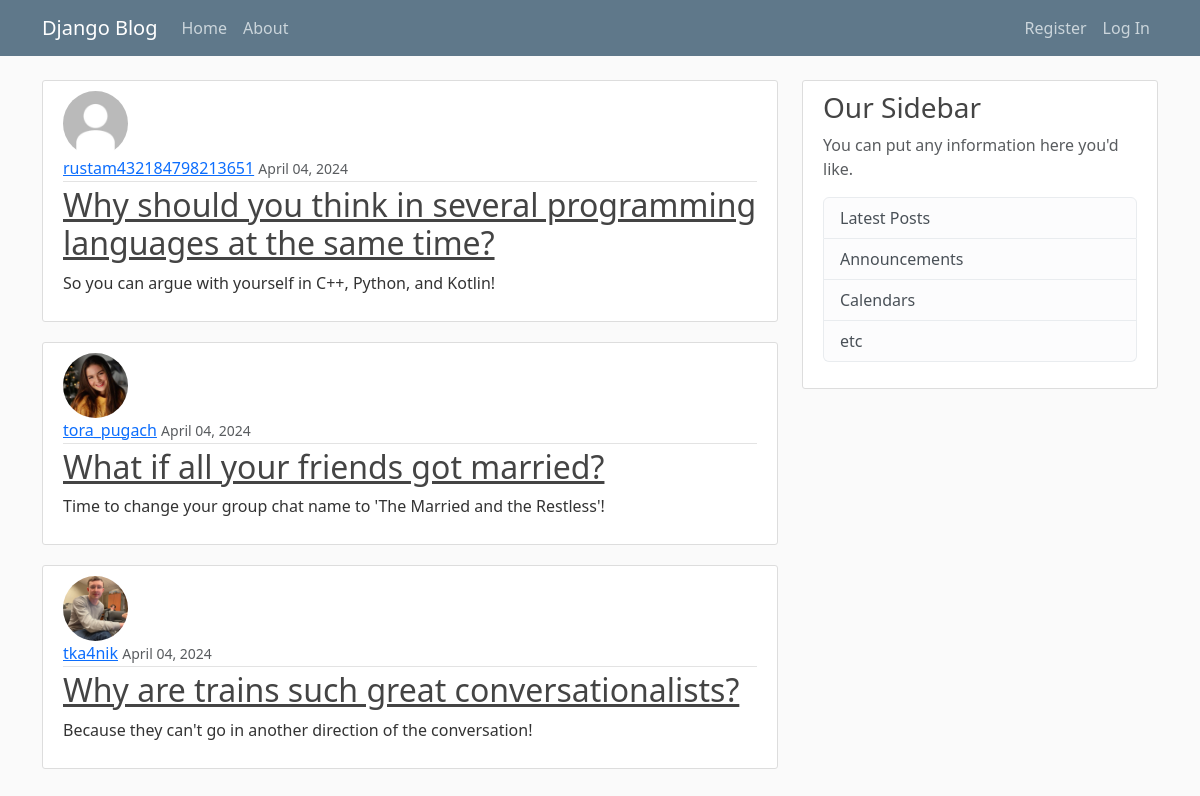
Before: / with the older database file.
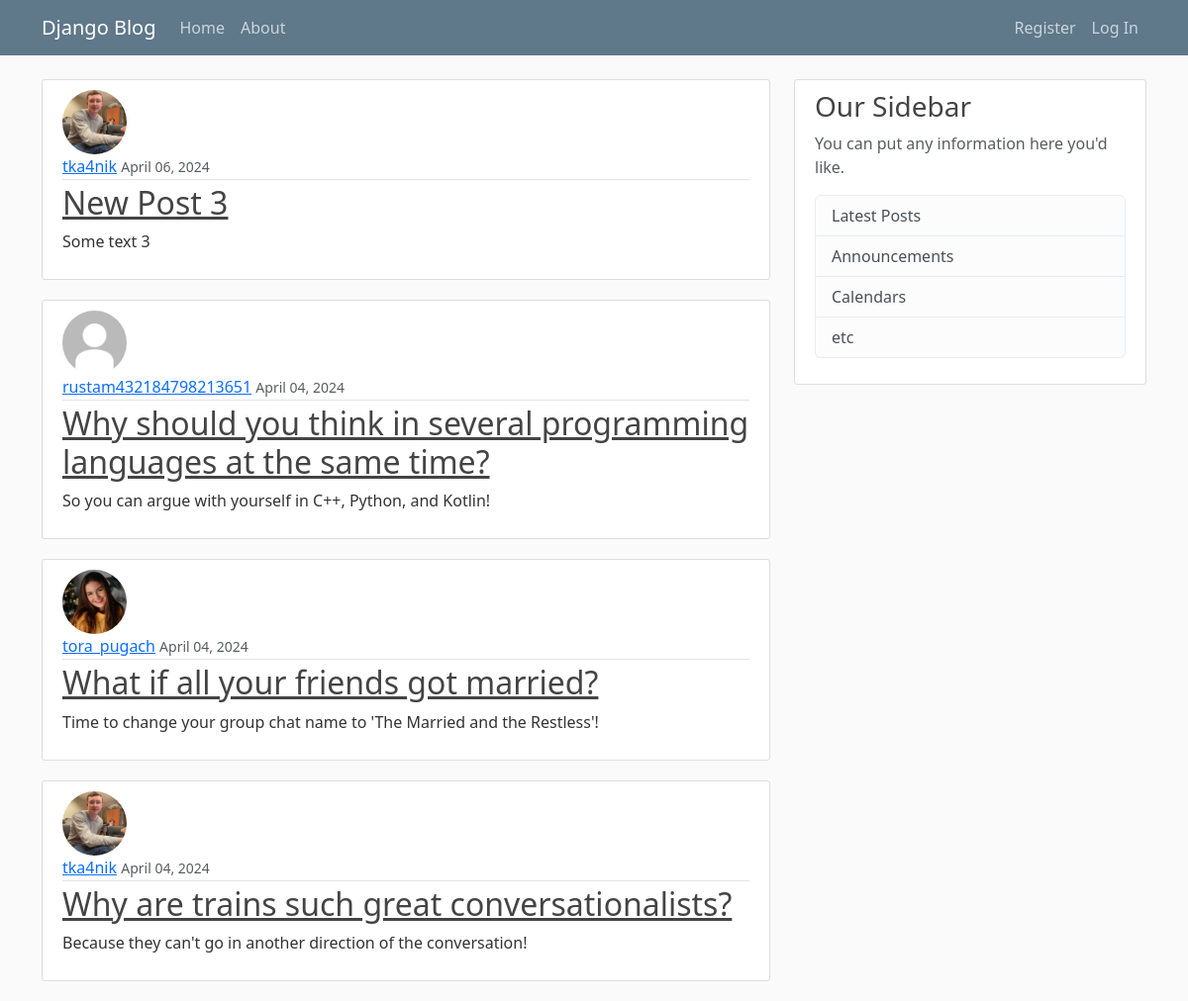
After: the same page with the newer database file.
### blog/models.py (models this page shows, shortened)
class Post(models.Model):
    title = models.CharField(max_length=100)
    content = models.TextField()
    date_posted = models.DateTimeField(default=timezone.now)
    author = models.ForeignKey(User, on_delete=models.CASCADE)  # другая БД с которой мы связываемся

### users/models.py (models this page shows, shortened)
class Profile(models.Model):
    user = models.OneToOneField(User, on_delete=models.CASCADE)
    image = models.ImageField(default='default.jpg', upload_to='profiles_pics')

### blog/views.py (the view)
# urls.py: path('', PostListView.as_view(), name='blog-home'),
class PostListView(ListView):
    model = Post
    template_name = 'blog/home.html'
    context_object_name = 'posts'
    ordering = ['-date_posted']

### blog/templates/blog/home.html
{% extends "blog/base.html" %}
{% block content %}
{% for post in posts %}
<article class="media content-section">
    <img class='rounded-circle article-img' src="{{ post.author.profile.image.url }}">
    <div class="media-body">
        <div class="article-metadata">
            <a class="mr-2" href="#">{{ post.author }}</a>
            <small class="text-muted">{{ post.date_posted|date:"F d, Y" }}</small>
        </div>
        <h2><a class="article-title" href="{% url 'post-detail' post.id %}">{{ post.title }}</a></h2>
        <p class="article-content">{{ post.content }}</p>
    </div>
</article>
{% endfor %}
{% endblock content %}

### blog/templates/blog/base.html (shortened to what this page needs)
{% load static %}
<html lang="en">
<head>
    <link href="https://cdn.jsdelivr.net/npm/bootstrap@5.3.3/dist/css/bootstrap.min.css" rel="stylesheet"
>
    <link rel="stylesheet" type="text/css" href="{% static 'blog/main.css' %}">
</head>
<body>
<header class="site-header">
    <nav class="navbar navbar-expand-md navbar-dark bg-steel fixed-top">
        <div class="container">
            <a class="navbar-brand mr-4" href="{% url  'blog-home' %}">Django Blog</a>
            <div class="collapse navbar-collapse" id="navbarToggle">
                <div class="navbar-nav me-auto">
                    <a class="nav-item nav-link" href="{% url  'blog-home' %}">Home</a>
                    <a class="nav-item nav-link" href="{% url  'blog-about' %}">About</a>
                </div>
                <div class="navbar-nav ms-auto">
                    {% if user.is_authenticated %}
                        <a class="nav-item nav-link" href="{% url 'post-create' %}">New post</a>
                        <a class="nav-item nav-link" href="{% url 'profile' %}">{{user.username}}</a>
                        <form action="{% url 'logout' %}" method="POST" style="margin-bottom: 0;">
                            {% csrf_token %}
                            <button class="nav-link">Log Out</button>
                        </form>
                    {% else %}
                        <a class="nav-item nav-link" href="{% url 'register' %}">Register</a>
                        <a class="nav-item nav-link" href="{% url 'login' %}">Log In</a>
                    {% endif %}
                </div>
            </div>
        </div>
    </nav>
</header>
<main role="main" class="container">
    <div class="row">
        <div class="col-md-8">
            {% block content %}{% endblock %}
        </div>
        <div class="col-md-4">
            <div class="content-section">
                <h3>Our Sidebar</h3>
                <p class='text-muted'>You can put any information here you'd like.
                <ul class="list-group">
                    <li class="list-group-item list-group-item-light">Latest Posts</li>
                    <li class="list-group-item list-group-item-light">Announcements</li>
                    <li class="list-group-item list-group-item-light">Calendars</li>
                    <li class="list-group-item list-group-item-light">etc</li>
                </ul>
                </p>
            </div>
        </div>
    </div>
</main>
</body>
</html>

### blog/static/blog/main.css (style rules this page uses)
body { background: #fafafa; color: #333333; margin-top: 5rem; }
h1, h2, h3, h4, h5, h6 { color: #444444; }
ul { margin: 0; }
.bg-steel { background-color: #5f788a; }
.site-header .navbar-nav .nav-link { color: #cbd5db; }
.content-section { background: #ffffff; padding: 10px 20px; border: 1px solid #dddddd; border-radius: 3px; margin-bottom: 20px; }
.article-title { color: #444444; }
.article-content { white-space: pre-line; }
.article-img { height: 65px; width: 65px; margin-right: 16px; }
.article-metadata { padding-bottom: 1px; margin-bottom: 4px; border-bottom: 1px solid #e3e3e3 }

Changed rows visible on the page:
added Post: author.profile.image (picture), author "tka4nik", date_posted "April 06, 2024", title "New Post 3", content "Some text 3"
